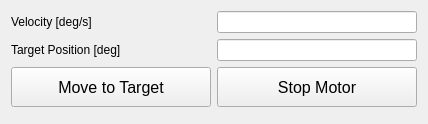
           <widget class="QWidget" name="pg_axis8">
            <property name="enabled">
             <bool>true</bool>
            </property>
            <property name="geometry">
             <rect>
              <x>0</x>
              <y>0</y>
              <width>424</width>
              <height>124</height>
             </rect>
            </property>
            <attribute name="label">
             <string>Axis #8 (+B)</string>
            </attribute>
            <layout class="QFormLayout" name="formLayout_7">
             <item row="0" column="0">
              <widget class="QLabel" name="la_setvel8">
               <property name="text">
                <string>Velocity [deg/s]</string>
               </property>
              </widget>
             </item>
             <item row="1" column="0">
              <widget class="QLabel" name="la_target8">
               <property name="text">
                <string>Target Position [deg]</string>
               </property>
              </widget>
             </item>
             <item row="2" column="0">
              <widget class="QPushButton" name="pb_move_to_target_axis8">
               <property name="minimumSize">
                <size>
                 <width>200</width>
                 <height>40</height>
                </size>
               </property>
               <property name="font">
                <font>
                 <pointsize>12</pointsize>
                 <weight>50</weight>
                 <bold>false</bold>
                </font>
               </property>
               <property name="text">
                <string>Move to Target</string>
               </property>
              </widget>
             </item>
             <item row="2" column="1">
              <widget class="QPushButton" name="pb_stop_motor_axis8">
               <property name="minimumSize">
                <size>
                 <width>200</width>
                 <height>40</height>
                </size>
               </property>
               <property name="font">
                <font>
                 <pointsize>12</pointsize>
                 <weight>50</weight>
                 <bold>false</bold>
                </font>
               </property>
               <property name="text">
                <string>Stop Motor</string>
               </property>
              </widget>
             </item>
             <item row="0" column="1">
              <widget class="QLineEdit" name="le_setvel8"/>
             </item>
             <item row="1" column="1">
              <widget class="QLineEdit" name="le_target8"/>
             </item>
            </layout>
           </widget>
